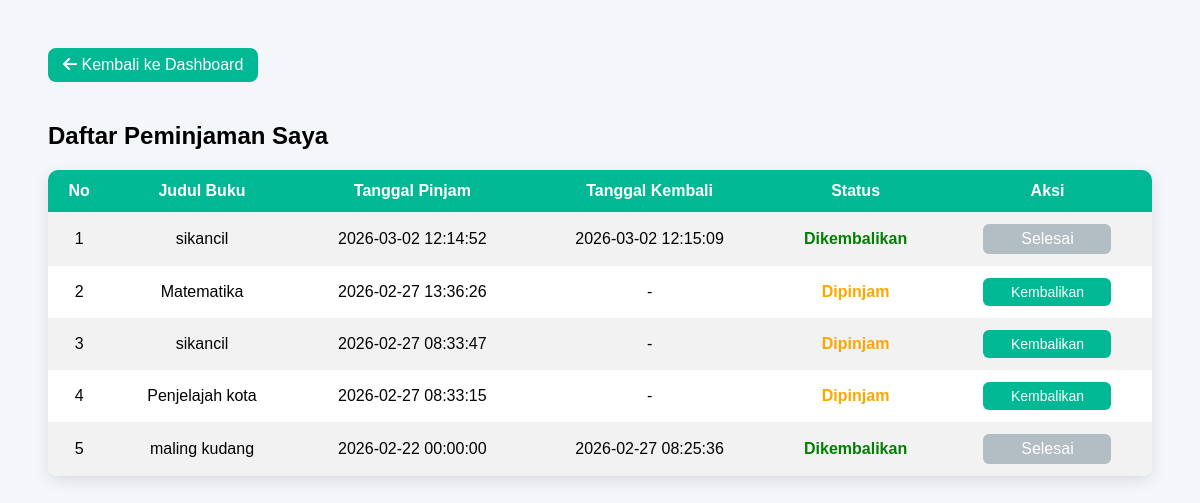
The app's page /peminjaman_user.php (signed in) with its own data.
### tables this page shows
CREATE TABLE `peminjaman` (
  `id` int(11) NOT NULL,
  `user_id` int(11) DEFAULT NULL,
  `buku_id` int(11) DEFAULT NULL,
  `tanggal_pinjam` datetime DEFAULT NULL,
  `tanggal_kembali` datetime DEFAULT NULL,
  `status` varchar(20) DEFAULT NULL
);

CREATE TABLE `buku` (
  `id` int(11) NOT NULL,
  `judul` varchar(100) NOT NULL,
  `penulis` varchar(100) DEFAULT NULL,
  `penerbit` varchar(100) DEFAULT NULL,
  `tahun` int(11) DEFAULT NULL,
  `stok` int(11) NOT NULL
);

### peminjaman_user.php (the view, shortened to what this page needs)
<?php
include 'config.php';
$username = $_SESSION['user'];
?>
<!DOCTYPE html>
<html>
<head>
    <link rel="stylesheet" href="https://cdnjs.cloudflare.com/ajax/libs/font-awesome/6.4.0/css/all.min.css">
</head>
<body>
<a href="dashboard_user.php" class="back">
    <i class="fas fa-arrow-left"></i> Kembali ke Dashboard
</a>
<h2>Daftar Peminjaman Saya</h2>
<table>
    <tr>
        <th>No</th>
        <th>Judul Buku</th>
        <th>Tanggal Pinjam</th>
        <th>Tanggal Kembali</th>
        <th>Status</th>
        <th>Aksi</th>
    </tr>
<?php
$query = mysqli_query($conn, "
    SELECT p.id, buku.judul, p.tanggal_pinjam,
           p.tanggal_kembali, p.status, buku.id as buku_id
    FROM peminjaman p
    JOIN buku ON p.buku_id = buku.id
    JOIN users u ON p.user_id = u.id
    WHERE u.username = '$username'
    ORDER BY p.id DESC
");
$no = 1;
if (mysqli_num_rows($query) > 0) {
    while ($data = mysqli_fetch_assoc($query)) {
        $statusClass = ($data['status'] == 'Dipinjam')
                        ? 'status-pinjam'
                        : 'status-kembali';
        echo "<tr>
                <td>$no</td>
                <td>{$data['judul']}</td>
                <td>{$data['tanggal_pinjam']}</td>
                <td>".($data['tanggal_kembali'] ? $data['tanggal_kembali'] : '-')."</td>
                <td class='$statusClass'>{$data['status']}</td>
                <td>";
        if ($data['status'] == 'Dipinjam') {
            echo "<a href='?kembali={$data['id']}'
                     onclick=\"return confirm('Yakin ingin mengembalikan buku ini?')\"
                     class='btn-kembali'>
                     Kembalikan
                  </a>";
        } else {
            echo "<span class='btn-disabled'>Selesai</span>";
        }
        echo "</td></tr>";
        $no++;
    }
} else {
    echo "<tr><td colspan='6'>Belum ada peminjaman</td></tr>";
}
?>
</table>
</body>
</html>

### peminjaman_user.php (style rules this page uses)
body { font-family: Poppins, sans-serif; background: #f4f6f9; padding: 40px; }
h2 { margin-bottom: 20px; }
.back { display: inline-block; margin-bottom: 20px; padding: 8px 15px; background: #00b894; color: white; text-decoration: none; border-radius: 8px; }
table { width: 100%; border-collapse: collapse; background: white; box-shadow: 0 5px 15px rgba(0,0,0,0.1); border-radius: 10px; overflow: hidden; }
th, td { padding: 12px; text-align: center; }
th { background: #00b894; color: white; }
tr:nth-child(even) { background: #f2f2f2; }
.status-pinjam { color: orange; font-weight: bold; }
.status-kembali { color: green; font-weight: bold; }
.btn-kembali { padding: 6px 14px; background: #00b894; color: white; text-decoration: none; border-radius: 6px; font-size: 14px; display: inline-block; min-width: 100px; transition: 0.3s; }
.btn-disabled { padding: 6px 14px; background: #b2bec3; color: white; border-radius: 6px; display: inline-block; min-width: 100px; }

### records on screen
peminjaman: buku.judul "sikancil", tanggal_pinjam "2026-03-02 12:14:52", tanggal_kembali "2026-03-02 12:15:09", status "Dikembalikan", shows "Selesai"
peminjaman: buku.judul "Matematika", tanggal_pinjam "2026-02-27 13:36:26", status "Dipinjam"
peminjaman: buku.judul "sikancil", tanggal_pinjam "2026-02-27 08:33:47", status "Dipinjam"
peminjaman: buku.judul "Penjelajah kota", tanggal_pinjam "2026-02-27 08:33:15", status "Dipinjam"
peminjaman: buku.judul "maling kudang", tanggal_pinjam "2026-02-22 00:00:00", tanggal_kembali "2026-02-27 08:25:36", status "Dikembalikan", shows "Selesai"
